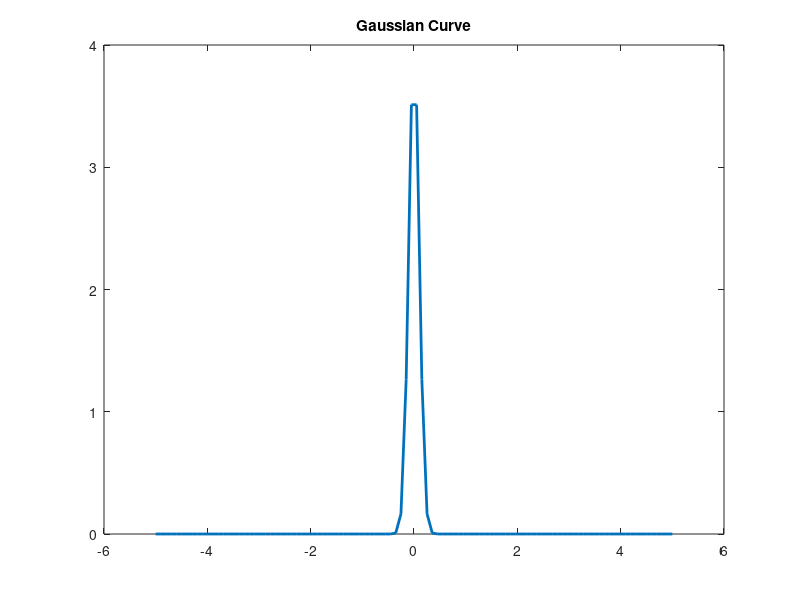

Write the MATLAB code that produced this figure.
% Parameters of Gaussian curve
mu = 0;
sigma = 0.1; 

% Generate x value
x = linspace(-5,5,100);

% Gaussian curve
y = exp( -(((x - mu).^2) / (2*(sigma.^2))) )/(sigma*sqrt(2*pi));

% Plot
figure;
plot(x,y,'LineWidth',2);
title('Gaussian Curve');


